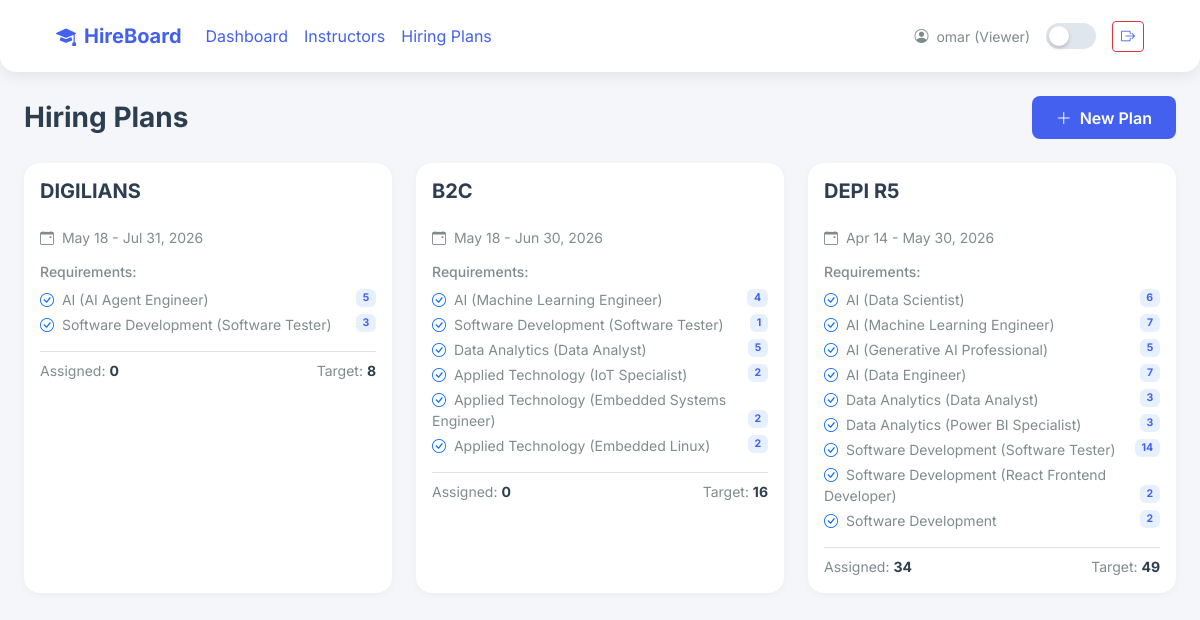
The page /plans/ (signed in) on the database its author committed.
### app/models.py (models this page shows)
class User(UserMixin, db.Model):
    __tablename__ = 'users'
    id = db.Column(db.Integer, primary_key=True)
    username = db.Column(db.String(100), unique=True, nullable=False)
    password_hash = db.Column(db.String(200), nullable=False)
    role = db.Column(db.String(50), nullable=False)

class HiringPlan(db.Model):
    __tablename__ = 'hiring_plans'
    id = db.Column(db.Integer, primary_key=True)
    title = db.Column(db.String(255), nullable=False)
    start_date = db.Column(db.Date, nullable=False)
    end_date = db.Column(db.Date, nullable=False)
    created_at = db.Column(db.DateTime, default=datetime.utcnow)
    plan_tracks = db.relationship('PlanTrack', backref='plan', lazy=True, cascade='all, delete-orphan')
    assigned_instructors = db.relationship('Instructor', backref='hiring_plan', lazy=True)

class PlanTrack(db.Model):
    __tablename__ = 'plan_tracks'
    id = db.Column(db.Integer, primary_key=True)
    plan_id = db.Column(db.Integer, db.ForeignKey('hiring_plans.id'), nullable=False)
    track_id = db.Column(db.Integer, db.ForeignKey('tracks.id'), nullable=False)
    profile_id = db.Column(db.Integer, db.ForeignKey('profiles.id'), nullable=True) # اختياري
    target_number = db.Column(db.Integer, default=1) # كام انستراكتر محتاج
    track = db.relationship('Track')
    profile = db.relationship('Profile')

class Track(db.Model):
    __tablename__ = 'tracks'
    id = db.Column(db.Integer, primary_key=True)
    name = db.Column(db.String(100), unique=True, nullable=False)
    profiles = db.relationship('Profile', backref='track', lazy=True)

class Profile(db.Model):
    __tablename__ = 'profiles'
    id = db.Column(db.Integer, primary_key=True)
    name = db.Column(db.String(255), nullable=False)
    track_id = db.Column(db.Integer, db.ForeignKey('tracks.id'), nullable=False)

### app/routes/plans.py (the view)
@plans_bp.route('/')
@login_required
def list_plans():
    plans = HiringPlan.query.order_by(HiringPlan.created_at.desc()).all()
    return render_template('plans/index.html', plans=plans)

### app/templates/plans/index.html (shortened to what this page needs)
{% extends 'base.html' %}
{% block content %}
<div class="d-flex justify-content-between align-items-center mb-4 animate-fade-up">
    <h3 class="fw-bold mb-0">Hiring Plans</h3>
    <a href="{{ url_for('plans.create_plan') }}" class="btn btn-accent">
        <i class="bi bi-plus-lg me-1"></i> New Plan
    </a>
</div>
<div class="row g-4">
    {% for plan in plans %}
    <div class="col-md-6 col-lg-4 animate-fade-up delay-{{ loop.index }}">
        <div class="card h-100">
            <div class="card-body">
                <div class="d-flex justify-content-between align-items-start mb-3">
                    <h5 class="fw-bold">{{ plan.title }}</h5>
                </div>
                <p class="text-muted small mb-3">
                    <i class="bi bi-calendar-event me-1"></i> {{ plan.start_date.strftime('%b %d') }} - {{ plan.end_date.strftime('%b %d, %Y') }}
                </p>
                <h6 class="text-muted small">Requirements:</h6>
                <ul class="list-unstyled mb-3">
                    {% for pt in plan.plan_tracks %}
                    <li class="small mb-1">
                        <i class="bi bi-check-circle text-primary me-1"></i> {{ pt.track.name }}
                        {% if pt.profile %}({{ pt.profile.name }}){% endif %}
                        <span class="badge bg-primary bg-opacity-10 text-primary float-end">{{ pt.target_number }}</span>
                    </li>
                    {% endfor %}
                </ul>
                <div class="border-top pt-2">
                    <div class="d-flex justify-content-between small">
                        <span class="text-muted">Assigned: <strong>{{ plan.assigned_instructors|length }}</strong></span>
                        <span class="text-muted">Target: <strong>{{ plan.plan_tracks|sum(attribute='target_number') }}</strong></span>
                    </div>
                </div>
            </div>
        </div>
    </div>
    {% else %}
    <div class="col-12 text-center text-muted py-5">
        <i class="bi bi-clipboard2-data fs-1 d-block mb-2"></i>
        No hiring plans created yet.
    </div>
    {% endfor %}
</div>
{% endblock %}

### app/templates/base.html (shortened to what this page needs)
<!DOCTYPE html>
<html lang="en" data-theme="light">
<head>
    <link href="https://cdn.jsdelivr.net/npm/bootstrap@5.3.0/dist/css/bootstrap.min.css" rel="stylesheet">
    <link href="https://cdn.jsdelivr.net/npm/bootstrap-icons@1.11.0/font/bootstrap-icons.css" rel="stylesheet">
    <link rel="stylesheet" href="{{ url_for('static', filename='css/themes.css') }}">
    <link rel="stylesheet" href="{{ url_for('static', filename='css/style.css') }}">
</head>
<body>
    <nav class="navbar navbar-expand-lg fixed-top">
        <div class="container-fluid px-4">
            <a class="navbar-brand fw-bold" href="/">
                <i class="bi bi-mortarboard-fill me-2" style="color: var(--accent);"></i>HireBoard
            </a>
            <div class="collapse navbar-collapse">
                <ul class="navbar-nav me-auto mb-2 mb-lg-0">
                    <li class="nav-item"><a class="nav-link" href="{{ url_for('dashboard.view_dashboard') }}">Dashboard</a></li>
                    <li class="nav-item"><a class="nav-link" href="{{ url_for('instructors.list_instructors') }}">Instructors</a></li>
                    <li class="nav-item"><a class="nav-link" href="{{ url_for('plans.list_plans') }}">Hiring Plans</a></li>
                </ul>
                                <div class="d-flex align-items-center gap-3">
                    <span class="text-muted small d-none d-md-block">
                        <i class="bi bi-person-circle me-1"></i> {{ current_user.username }} ({{ current_user.role }})
                    </span>
                    <button class="theme-toggle" onclick="toggleTheme()"></button>
                    <a href="{{ url_for('auth.logout') }}" class="btn btn-outline-danger btn-sm" title="Logout">
                        <i class="bi bi-box-arrow-right"></i>
                    </a>
                </div>
            </div>
        </div>
    </nav>
    <div class="container-fluid px-4 pt-5 mt-5">
        {% block content %}{% endblock %}
    </div>
</body>
</html>

### app/static/css/themes.css (style rules this page uses)
:root { --bg-body: #f4f6f9; --bg-card: #ffffff; --bg-nav: #ffffff; --text-primary: #2c3e50; --text-secondary: #7f8c8d; --border-color: #e0e6ed; --accent: #4361ee; --accent-hover: #3f37c9; --shadow-sm: 0 2px 8px rgba(0,0,0,0.04); --shadow-md: 0 4px 16px rgba(0,0,0,0.08); --shadow-lg: 0 8px 32px rgba(0,0,0,0.12); --input-bg: #f8f9fa; --table-stripe: #f8f9fa; --kpi-gradient-1: linear-gradient(135deg, #4361ee 0%, #3a0ca3 100%); --kpi-gradient-2: linear-gradient(135deg, #4cc9f0 0%, #4895ef 100%); --kpi-gradient-3: linear-gradient(135deg, #f72585 0%, #b5179e 100%); --kpi-gradient-4: linear-gradient(135deg, #7209b7 0%, #560bad 100%); }
body { background-color: var(--bg-body); color: var(--text-primary); transition: background-color 0.3s ease, color 0.3s ease; }
h1, h2, h3, h4, h5, h6, p, span, div, li, td, th, label, small, strong, b { color: var(--text-primary) !important; }
.text-muted, .small, .text-secondary { color: var(--text-secondary) !important; }
a { color: var(--accent) !important; }
.card, .navbar, .modal-content { background-color: var(--bg-card) !important; border-color: var(--border-color) !important; box-shadow: var(--shadow-sm); transition: all 0.3s ease; }
.badge.bg-primary.bg-opacity-10 { color: var(--accent) !important; }
.btn-accent { background-color: var(--accent) !important; color: #ffffff !important; border: none; border-radius: 8px; padding: 0.6rem 1.5rem; font-weight: 600; transition: background-color 0.3s ease, transform 0.2s ease; text-decoration: none; display: inline-block; }

### app/static/css/style.css (style rules this page uses)
.animate-fade-up { animation: fadeInUp 0.6s ease-out forwards; opacity: 0; }
.delay-1 { animation-delay: 0.1s; }
.delay-2 { animation-delay: 0.2s; }
.delay-3 { animation-delay: 0.3s; }
body { font-family: 'Inter', -apple-system, BlinkMacSystemFont, "Segoe UI", Roboto, sans-serif; }
.navbar { box-shadow: var(--shadow-md); margin-bottom: 2rem; padding: 1rem 2rem; border-radius: 0 0 16px 16px; }
.card { border-radius: 16px; border: none; box-shadow: var(--shadow-sm); transition: transform 0.3s ease, box-shadow 0.3s ease; }
.btn-accent { background-color: var(--accent); color: white; border: none; border-radius: 8px; padding: 0.6rem 1.5rem; font-weight: 600; transition: background-color 0.3s ease, transform 0.2s ease; }
.theme-toggle { width: 50px; height: 26px; border-radius: 13px; background-color: var(--border-color); position: relative; cursor: pointer; border: none; transition: background-color 0.3s ease; }
.theme-toggle::after { content: ''; position: absolute; top: 3px; left: 3px; width: 20px; height: 20px; border-radius: 50%; background-color: white; transition: transform 0.3s ease; box-shadow: 0 2px 4px rgba(0,0,0,0.2); }

### rows shown on the page
User: username "omar", role "Viewer"
HiringPlan: title "DIGILIANS", start_date "May 18", end_date "Jul 31, 2026", assigned_instructors|length "0", plan_tracks|sum "8"
PlanTrack: track.name "AI", profile.name "AI Agent Engineer", target_number "5"
PlanTrack: track.name "Software Development", profile.name "Software Tester", target_number "3"
HiringPlan: title "B2C", start_date "May 18", end_date "Jun 30, 2026", assigned_instructors|length "0", plan_tracks|sum "16"
PlanTrack: track.name "AI", profile.name "Machine Learning Engineer", target_number "4"
PlanTrack: track.name "Software Development", profile.name "Software Tester", target_number "1"
PlanTrack: track.name "Data Analytics", profile.name "Data Analyst", target_number "5"
PlanTrack: track.name "Applied Technology", profile.name "IoT Specialist", target_number "2"
PlanTrack: track.name "Applied Technology", profile.name "Embedded Systems Engineer", target_number "2"
PlanTrack: track.name "Applied Technology", profile.name "Embedded Linux", target_number "2"
HiringPlan: title "DEPI R5", start_date "Apr 14", end_date "May 30, 2026", assigned_instructors|length "34", plan_tracks|sum "49"
PlanTrack: track.name "AI", profile.name "Data Scientist", target_number "6"
PlanTrack: track.name "AI", profile.name "Machine Learning Engineer", target_number "7"
PlanTrack: track.name "AI", profile.name "Generative AI Professional", target_number "5"
PlanTrack: track.name "AI", profile.name "Data Engineer", target_number "7"
PlanTrack: track.name "Data Analytics", profile.name "Data Analyst", target_number "3"
PlanTrack: track.name "Data Analytics", profile.name "Power BI Specialist", target_number "3"
PlanTrack: track.name "Software Development", profile.name "Software Tester", target_number "14"
PlanTrack: track.name "Software Development", profile.name "React Frontend Developer", target_number "2"
PlanTrack: track.name "Software Development", target_number "2"
